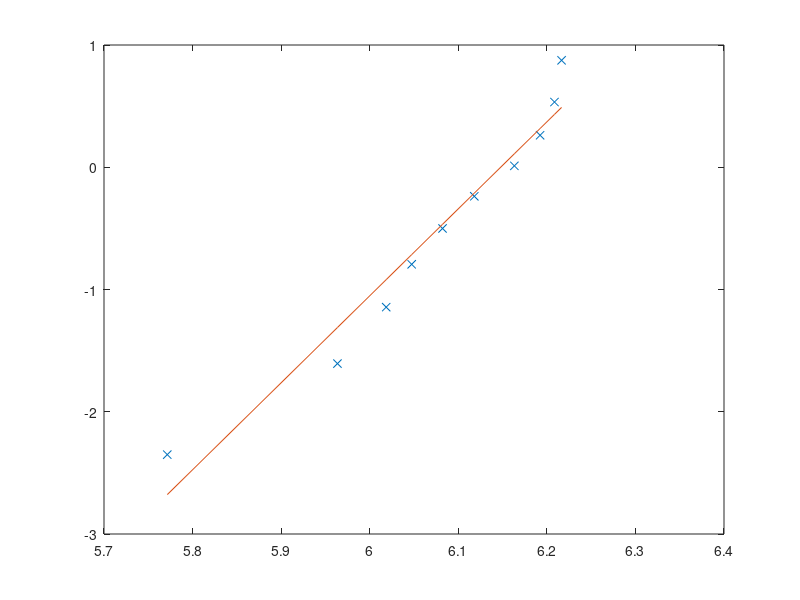

MATLAB code for this plot:
stress = [321 389 411 423 438 454 475 489 497 501];
P = [10/11 9/11 8/11 7/11 6/11 5/11 4/11 3/11 2/11 1/11];

x = log(stress);
y = log(log(1./P));
plot(x,y,'x');
slope = polyfit(x,y,1)
y1 = polyval(slope,x);
hold on;
plot(x,y1);